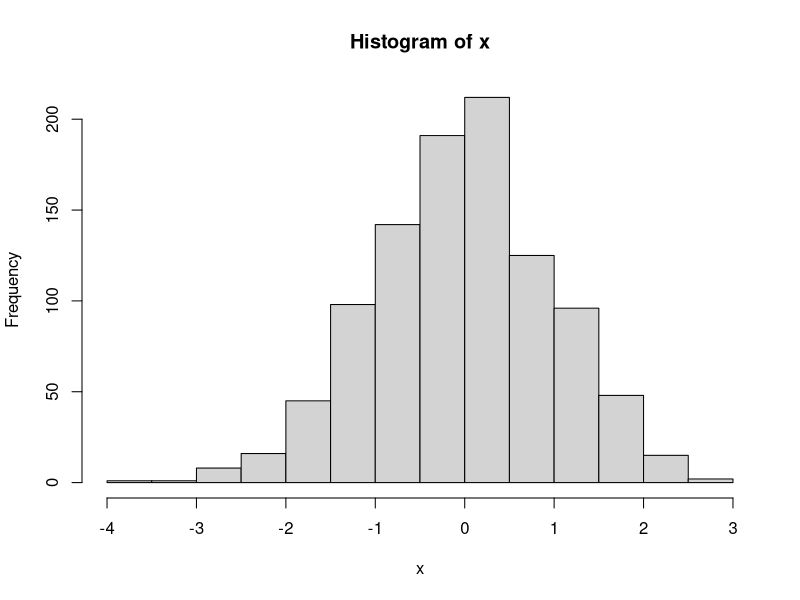

This chart was generated by the following R code:
## ---- chunk 1
knitr::opts_chunk$set(echo = FALSE)
## ---- chunk 2
x <- rnorm(1000)
n <- 15
hist(x, breaks = n)
